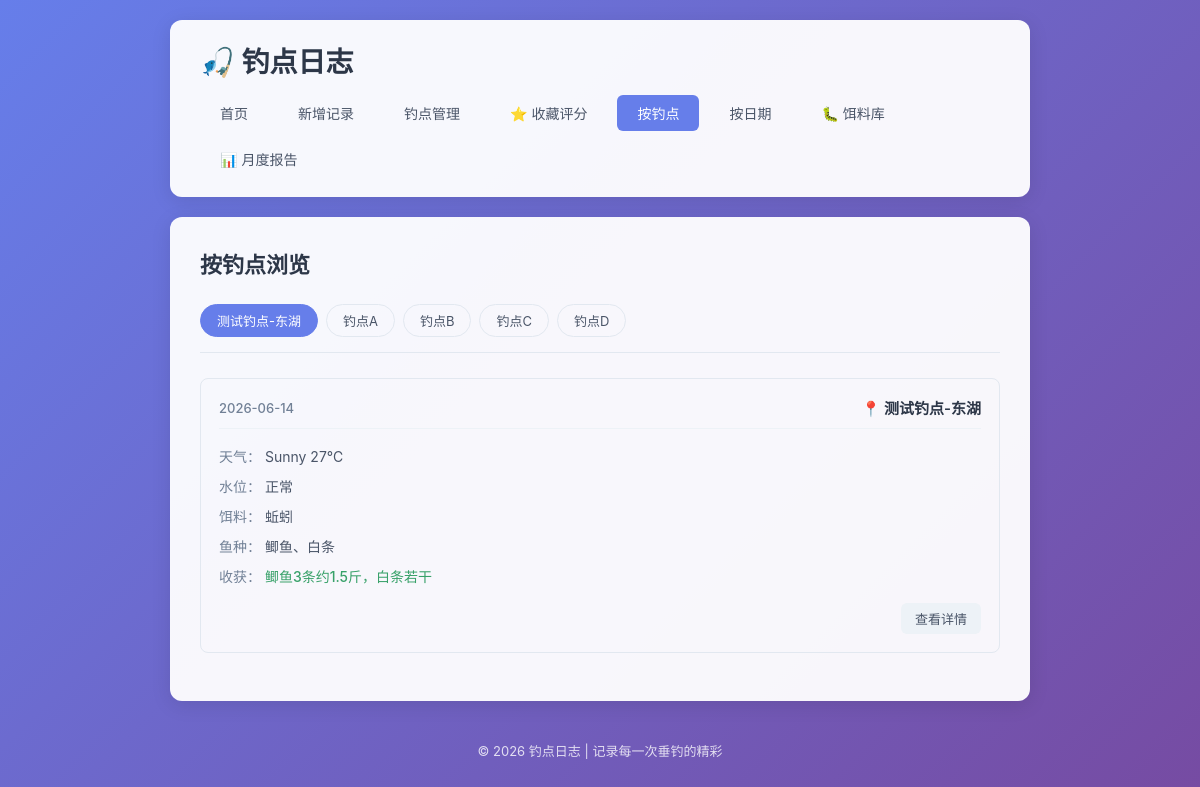
/by-spot, run on the app's committed database.
### tables this page shows
CREATE TABLE fishing_logs (
            id INTEGER PRIMARY KEY AUTOINCREMENT,
            spot TEXT NOT NULL,
            weather TEXT NOT NULL,
            water_level TEXT NOT NULL,
            bait TEXT NOT NULL,
            fish_species TEXT NOT NULL,
            harvest TEXT NOT NULL,
            next_strategy TEXT,
            created_at DATE NOT NULL
        , temperature TEXT, humidity TEXT, wind TEXT);

### app.py (the view)
@app.route('/by-spot')
def by_spot():
    conn = get_db()
    spots = conn.execute('SELECT DISTINCT spot FROM fishing_logs ORDER BY spot').fetchall()
    spot_list = [row['spot'] for row in spots]
    selected_spot = request.args.get('spot', spot_list[0] if spot_list else None)
    logs = []
    if selected_spot:
        logs = conn.execute(
            'SELECT * FROM fishing_logs WHERE spot = ? ORDER BY created_at DESC, id DESC',
            (selected_spot,)
        ).fetchall()
    conn.close()
    return render_template('by_spot.html', spot_list=spot_list, selected_spot=selected_spot, logs=logs)

### app.py (called while the page is built)
def get_db():
    conn = sqlite3.connect(DB_PATH)
    conn.row_factory = sqlite3.Row
    return conn

### templates/by_spot.html (shortened to what this page needs)
{% extends 'base.html' %}
{% block content %}
    <div class="page-header">
        <h2>按钓点浏览</h2>
    </div>
    {% if spot_list %}
        <div class="filter-bar">
            {% for spot in spot_list %}
                <a href="{{ url_for('by_spot', spot=spot) }}"
                   class="filter-btn {% if spot == selected_spot %}active{% endif %}">
                    {{ spot }}
                </a>
            {% endfor %}
        </div>
        {% if logs %}
            <div class="log-list">
                {% for log in logs %}
                    <div class="log-card">
                        <div class="log-header">
                            <span class="log-date">{{ log['created_at'] }}</span>
                            <span class="log-spot">📍 {{ log['spot'] }}</span>
                        </div>
                        <div class="log-body">
                            <div class="log-row">
                                <span class="label">天气：</span>
                                <span>{{ log['weather'] }}</span>
                            </div>
                            <div class="log-row">
                                <span class="label">水位：</span>
                                <span>{{ log['water_level'] }}</span>
                            </div>
                            <div class="log-row">
                                <span class="label">饵料：</span>
                                <span>{{ log['bait'] }}</span>
                            </div>
                            <div class="log-row">
                                <span class="label">鱼种：</span>
                                <span>{{ log['fish_species'] }}</span>
                            </div>
                            <div class="log-row">
                                <span class="label">收获：</span>
                                <span class="harvest">{{ log['harvest'] }}</span>
                            </div>
                        </div>
                        <div class="log-footer">
                            <a href="{{ url_for('log_detail', log_id=log['id']) }}" class="btn btn-small">查看详情</a>
                        </div>
                    </div>
                {% endfor %}
            </div>
        {% else %}
            <div class="empty-state">
                <p>该钓点暂无记录</p>
            </div>
        {% endif %}
    {% else %}
        <div class="empty-state">
            <p>还没有任何钓点记录</p>
            <a href="{{ url_for('add_log') }}" class="btn btn-primary">+ 新增记录</a>
        </div>
    {% endif %}
{% endblock %}

### static/style.css (style rules this page uses)
* { margin: 0; padding: 0; box-sizing: border-box; }
body { font-family: -apple-system, BlinkMacSystemFont, 'Segoe UI', 'PingFang SC', 'Microsoft YaHei', sans-serif; background: linear-gradient(135deg, #667eea 0%, #764ba2 100%); min-height: 100vh; color: #333; }
.page-header { display: flex; justify-content: space-between; align-items: center; margin-bottom: 25px; flex-wrap: wrap; gap: 15px; }
.page-header h2 { color: #2d3748; font-size: 22px; }
.btn { display: inline-block; padding: 10px 20px; border: none; border-radius: 6px; text-decoration: none; font-size: 14px; cursor: pointer; transition: all 0.2s ease; font-family: inherit; }
.btn-small { padding: 6px 14px; font-size: 13px; background: #edf2f7; color: #4a5568; }
.log-list { display: grid; gap: 15px; }
.log-card { border: 1px solid #e2e8f0; border-radius: 8px; padding: 18px; transition: all 0.2s ease; }
.log-header { display: flex; justify-content: space-between; align-items: center; margin-bottom: 12px; padding-bottom: 10px; border-bottom: 1px solid #edf2f7; }
.log-date { font-size: 13px; color: #718096; font-weight: 500; }
.log-spot { font-size: 15px; font-weight: 600; color: #2d3748; }
.log-body { margin-bottom: 12px; }
.log-row { padding: 5px 0; font-size: 14px; color: #4a5568; }
.log-row .label { font-weight: 500; color: #718096; }
.log-row .harvest { color: #38a169; font-weight: 500; }
.log-footer { text-align: right; }
.filter-bar { display: flex; gap: 8px; margin-bottom: 25px; flex-wrap: wrap; padding-bottom: 15px; border-bottom: 1px solid #e2e8f0; }
.filter-btn { padding: 6px 16px; border: 1px solid #e2e8f0; border-radius: 20px; text-decoration: none; font-size: 13px; color: #4a5568; transition: all 0.2s ease; }
.filter-btn.active { background: #667eea; color: white; border-color: #667eea; }

### data on the page
fishing_logs: created_at "2026-06-14", spot "测试钓点-东湖", weather "Sunny 27℃", water_level "正常", bait "蚯蚓", fish_species "鲫鱼、白条", harvest "鲫鱼3条约1.5斤，白条若干"

### other printed values
{{ spot }} "测试钓点-东湖" "钓点A" "钓点B" "钓点C" "钓点D"
